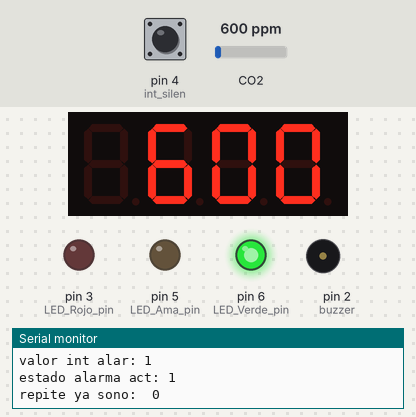
This sketch was run on a simulated Arduino Uno, built with avr-gcc and run on an emulated ATmega328P. Parts: 4-digit seven-segment display, output pins drawn as LEDs (lit = HIGH), buzzer (waves = sounding), the last lines printed to the serial monitor. Inputs (shaded band) come from the test bench; at power-on: CO2 600 ppm, pin 4 (int_silen) HIGH.

Above: at 4.9 s.
5.0 s: CO2 set to 681 ppm
At 6.7 s:
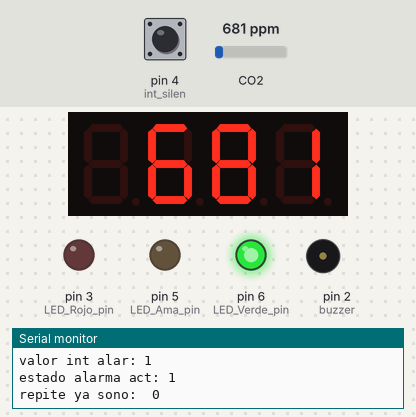
8.1 s: CO2 set to 740 ppm
At 9.2 s:
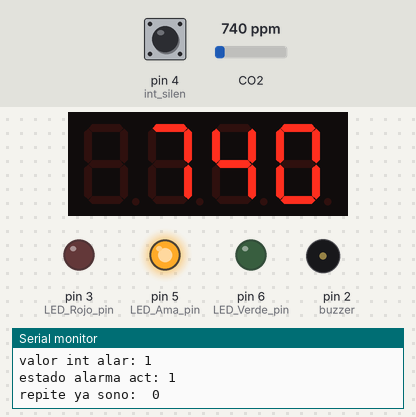
11.2 s: CO2 set to 1181 ppm
At 13.5 s:
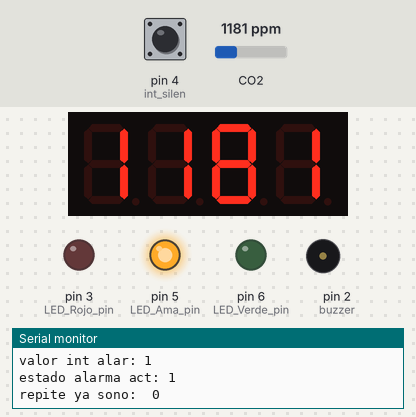
14.3 s: CO2 set to 1245 ppm
At 15.7 s:
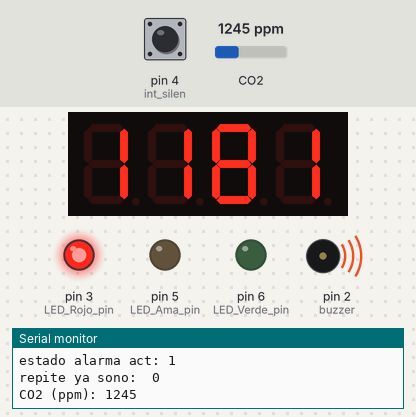
Timing chart, 0 to 17.8 s (numbered marks = the images above; inputs shaded):
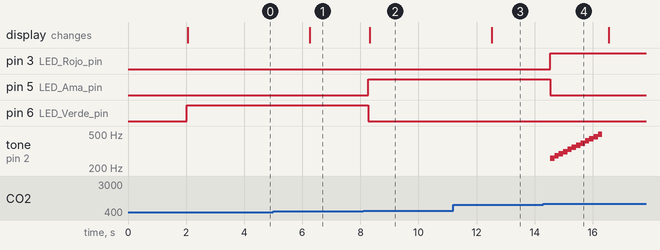

The sketch:

Detector_basico_CO2_low_cost.ino
```cpp
/**
 *  Monitor de CO2 para interiores con sensor de (MH-Z19B)
 *  Monitoriza el nivel de CO2 en un espacio cerrado. Primero advierte y luego emite una alarma en caso de que el nivel de CO2 alcance un nivel no aceptable.
 *  La informacion se presenta en una de pantalla de 4 dígitos, una iluminación LED ademas un zumbador avisa al sobrepasar un cierto nivel especifcio.
 *  Su alimentacion será mediante una fuente USB de 5V.
 */
#include <SoftwareSerial.h>
#include <MHZ19.h>
#include <TM1637Display.h>
#define RX_PIN 10                                         // pin 10 al Rx pin sensor MHZ19
#define TX_PIN 11                                         // pin 11 al Tx pin sensor MHZ19
#define BAUDRATE 9600                                     // Velocidad en baudios para puerto serie del sensor MH-Z19 (no cambiar)
#define DISPLAY_CLK_PIN 9                                 // Pines de conexión del módulo Display TM1637 (pines digitales CLK = 9 ,DIO = 8)
#define DISPLAY_DIO_PIN 8
#define LED_Verde_pin 6                                   // Pin 6 conexión del LED  color Verde
#define LED_Ama_pin 5                                     // Pin 5 conexión del LED  color Amarillo
#define LED_Rojo_pin 3                                    // Pin 3 conexión del LED  color Rojo
#define T_lectura_sensor 2e3                              // MH-Z19 tiempo entre lecturas del sensor
int int_silen=4;                                          // Pin 4 interruptor de silencio para alarma
int buzzer=2;                                             // Pin 2 conexión del Buzzer
int ntonos=12;
int tonos[ ]={261,277,294,311,330,349,370,392,415,440,466,494};
boolean valor = false;
boolean estadoalarma = false;
boolean repite = false;


//
//----------------------------------------------------------------------  inicializamos sensor y display -----------------------------------
MHZ19 myMHZ19;
SoftwareSerial mySerial(RX_PIN, TX_PIN);
TM1637Display display(DISPLAY_CLK_PIN, DISPLAY_DIO_PIN);
unsigned long Dato_tempo = 0;
int CO2 = 0;
enum LED_COLOR {LED_Rojo, LED_Verde, LED_Ama};

///----------------------------------------------------------------------------------------- configuraciones -----------------------
void setup() {
    Serial.begin(9600);
    mySerial.begin(BAUDRATE);
    myMHZ19.begin(mySerial);
    myMHZ19.autoCalibration(true);
    pinMode(int_silen,INPUT_PULLUP);
    pinMode(buzzer,OUTPUT);
    display.setBrightness(0x0f);
    }
// ----------------------------------------------------- programa principal --------------------------------------------------------------
void loop() {  if (millis() - Dato_tempo >= T_lectura_sensor)
  {
//--- Obtener la medición de CO2 actual como ppm----------
    CO2 = myMHZ19.getCO2();         // Solicitar CO2 (como ppm)
    Serial.print("CO2 (ppm): ");
    Serial.println(CO2);
    coloresled();
    valor = digitalRead(int_silen);
    if(valor == true){
    (estadoalarma = 1);
    }else {
    (estadoalarma = 0);
    }
    Serial.print("valor int alar: ");
    Serial.println(valor);
    Serial.print("estado alarma act: ");
    Serial.println(estadoalarma);
    Serial.print("repite ya sono:  ");
    Serial.println(repite);

    display.showNumberDec(CO2,false);
    Dato_tempo = millis();
  }

}
```

ALARMA.ino
```cpp
void alarma() {
  if (repite==0 && estadoalarma==1)
  { for (int i=0; i<ntonos; i++){
    tone (buzzer,tonos[i]);
    delay (150);
            }
  noTone (buzzer);
  delay (200);
  repite = true;
  }
 else   {
  noTone (buzzer);
        }
}
```

led_color.ino
```cpp
void setLED(LED_COLOR color) {
  analogWrite(LED_Rojo_pin, 0);   // Reseteamos todos los colores a cero
  analogWrite(LED_Verde_pin,0);
  analogWrite(LED_Ama_pin, 0);
  switch (color) {              // Activamos los diferentes colores
    case LED_Rojo:
      analogWrite (LED_Rojo_pin, 255);
      break;
    case LED_Verde:
      analogWrite(LED_Verde_pin, 255);
      break;
    case LED_Ama:
      analogWrite(LED_Ama_pin, 255);
      break;
     }
}
```

reglas.ino
```cpp
void coloresled() {
  if (CO2 < 700) {
    setLED(LED_Verde);
    repite = false;
    Serial.println("Se activara el led en Verde");
    return;
  }
  if (CO2 < 1200) {
    Serial.println("Se activara el led en Amarillo");
    repite = false;
    setLED(LED_Ama);
    return;
  }
  setLED(LED_Rojo);
    alarma();
    Serial.println("Se activara el led en Rojo");
}
```

Measured:
- the behaviour switches between 699 and 700 ppm on CO2 (found by bisection; images 1 and 2)
- the behaviour switches between 1199 and 1200 ppm on CO2 (found by bisection; images 3 and 4)
- after the input at 5.0 s, the display: changes after 1.3 s (image 1)
- after the input at 8.1 s, pin 5 (LED_Ama_pin): LOW → HIGH after 0.17 s; pin 6 (LED_Verde_pin): HIGH → LOW after 0.17 s; the display: changes after 0.22 s (image 2)
- after the input at 11.2 s, the display: changes after 1.3 s (image 3)
- after the input at 14.3 s, pin 3 (LED_Rojo_pin): LOW → HIGH after 0.24 s; pin 5 (LED_Ama_pin): HIGH → LOW after 0.24 s; tone on pin 2 (buzzer): plays 261 Hz for 0.15 s, 277 Hz for 0.15 s, 294 Hz for 0.15 s, 311 Hz for 0.15 s, 330 Hz for 0.15 s, 349 Hz for 0.15 s … (12 notes in this stretch), starting after 0.24 s
